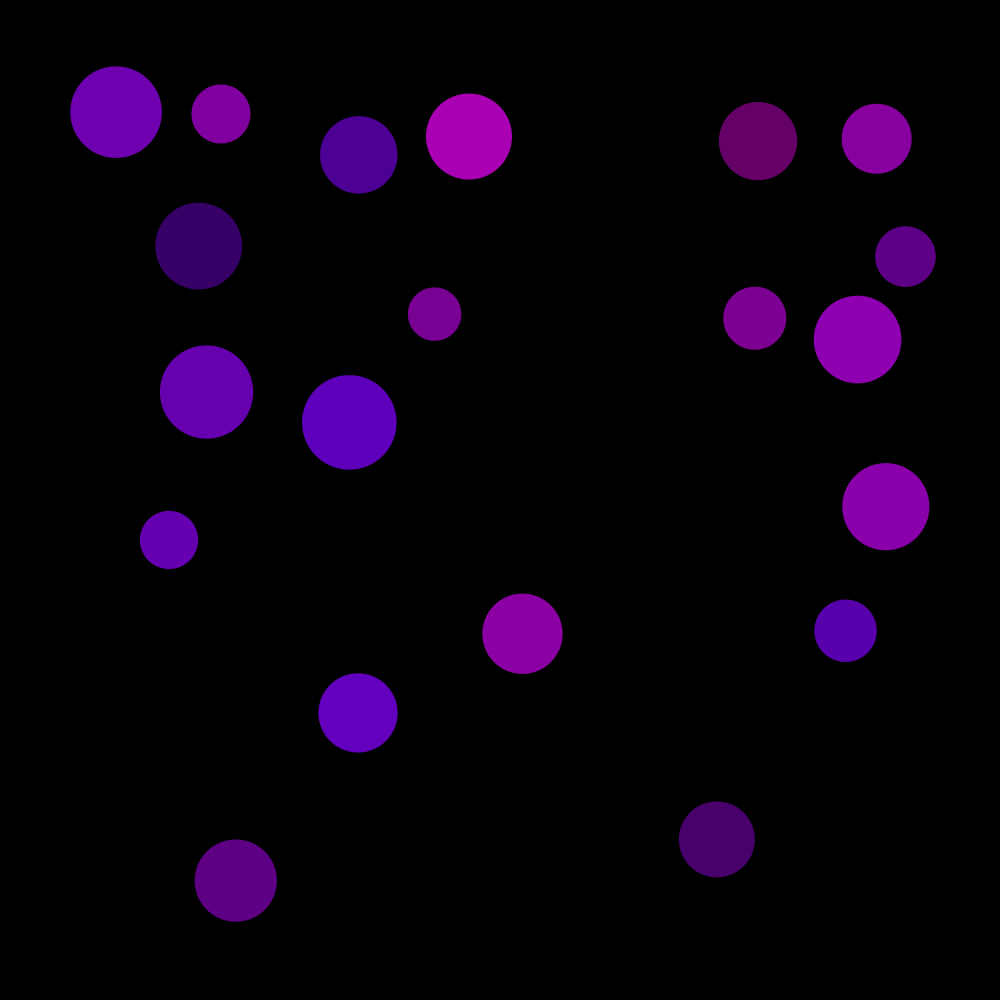
Frame 1 (no input)
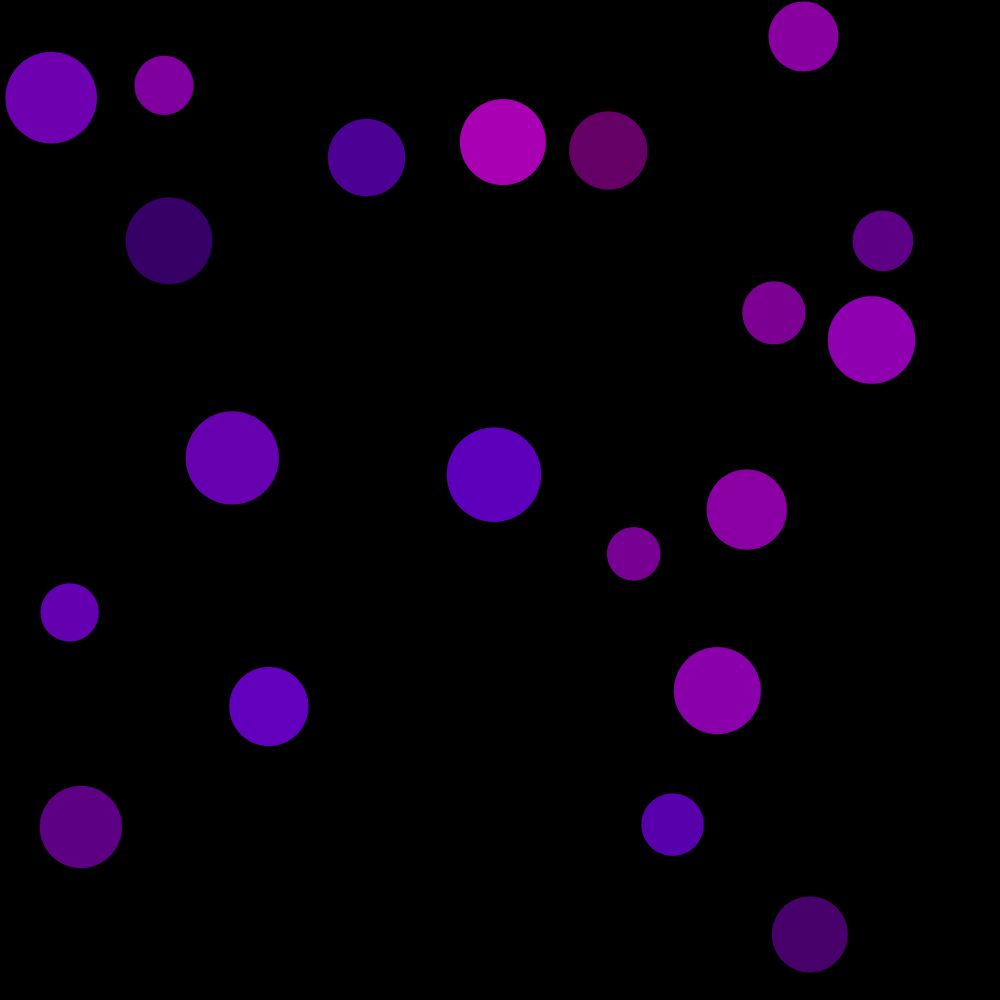
Frame 60 (the mouse pressed at the canvas centre just before this capture)
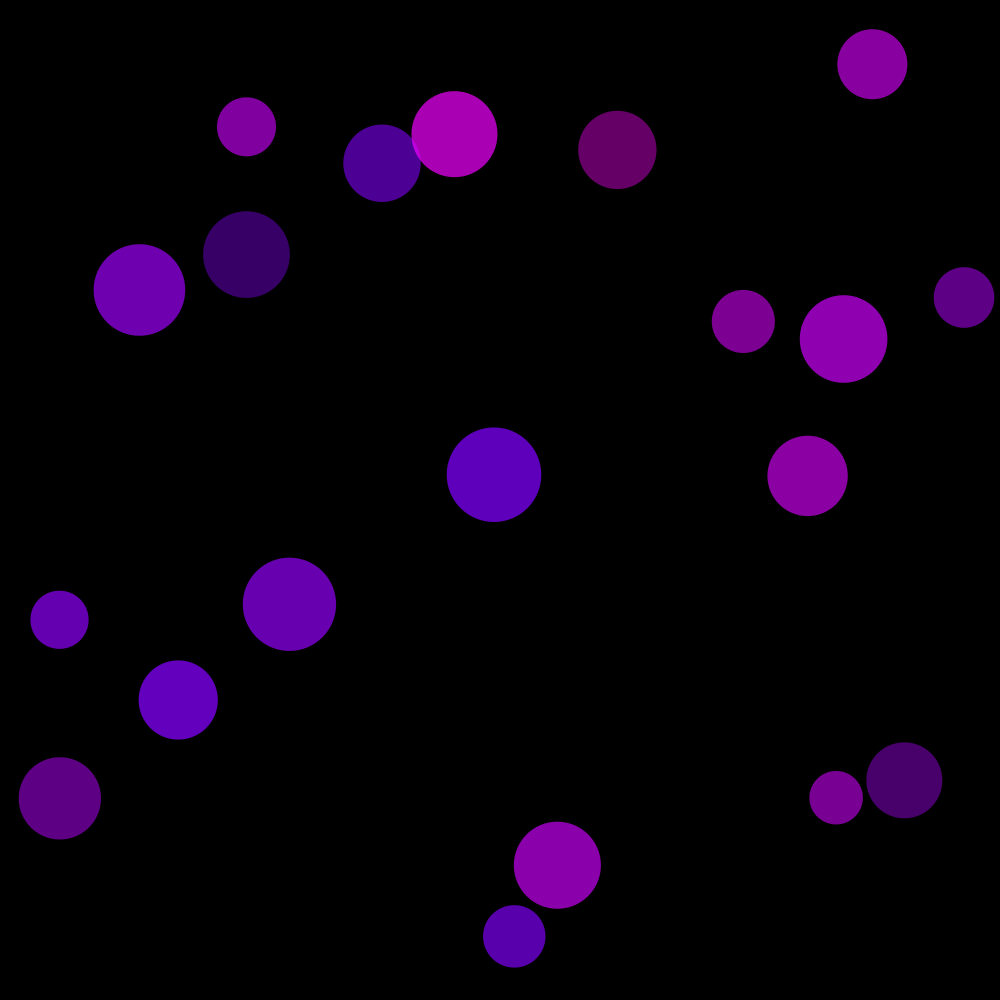
Frame 120 (the mouse held since frame 60 and released just before this capture)

The Processing sketch that drew these frames (run headless with seeded random() and noise(); from frame 60 on, the mouse is pressed at the canvas centre):

// Processing sketch: collidingAndBouncingBalls
// ── collidingAndBouncingBalls.pde
int number=20;
float[] size=new float[number];
float[] xPos=new float[number];
float[] yPos=new float[number];
float[] xSpeed=new float[number];
float[] ySpeed=new float[number];
float[] opacity=new float[number];
color[] colour=new color[number];
boolean[] moving=new boolean[number];

void setup() {
  size(1000, 1000);
  noStroke();
  for (int i=0; i<number; i++) {
    size[i]=random(50, 100);
    xPos[i]=random(size[1], width-size[i]);
    yPos[i]=random(size[i], height-size[i]);
    for (int j=0; j<i; j++) {
      if ((dist(xPos[i], yPos[i], xPos[j], yPos[j])<=(size[i]/2+size[j]/2))) {
        xPos[i]=random(size[i], width-size[i]);
        yPos[i]=random(size[i], height-size[i]);
        i--;
      }
    }
    xSpeed[i]=random(-5, 5);
    ySpeed[i]=random(-5, 5);
    opacity[i]=random(100, 200);
    colour[i]=color(random(122, 255), 0, 255);
    moving[i]=true;
  }
}

void draw() {
  background(0);
  for (int i=0; i<number; i++) {
    fill(colour[i], opacity[i]);
    if (moving[i]) ellipse(xPos[i]+=xSpeed[i], yPos[i]+=ySpeed[i], size[i], size[i]);
    else ellipse(xPos[i], yPos[i], size[i], size[i]);
    if (xPos[i]>width-size[i]/2||xPos[i]<size[i]/2) xSpeed[i]=-xSpeed[i];
    if (yPos[i]>height-size[i]/2||yPos[i]<size[i]/2) ySpeed[i]=-ySpeed[i];
    //if (dist(mouseX, mouseY, xPos[i], yPos[i])<size[i]/2) opacity[i]=0;
    for (int j=i+1; j<number; j++) {
      if ((dist(xPos[i], yPos[i], xPos[j], yPos[j])<=(size[i]/2+size[j]/2))) {
        xSpeed[i]=-xSpeed[i];
        ySpeed[i]=-ySpeed[i];
        xSpeed[j]=-xSpeed[j];
        ySpeed[j]=-ySpeed[j];
      }
    }
  }
}

void mousePressed() {
  for (int i=0; i<number; i++) if (dist(mouseX, mouseY, xPos[i], yPos[i])<size[i]/2) moving[i]=!moving[i];
}
